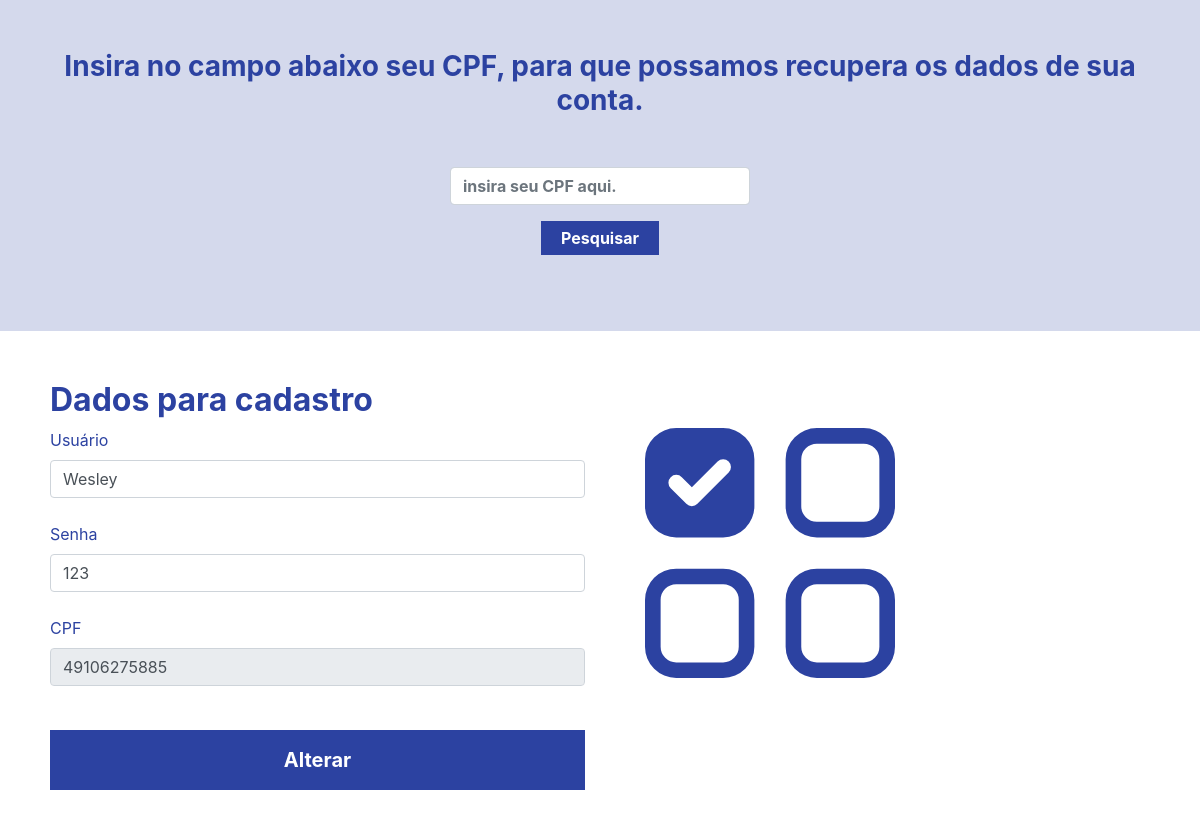
The page /Security/alterarUsuario.php?pesquisa=49106275885 on the database its author committed.
### tables this page shows
CREATE TABLE `usuario` (
  `ID` int(11) NOT NULL,
  `NOME` varchar(50) DEFAULT NULL,
  `SENHA` varchar(50) DEFAULT NULL,
  `CPF` varchar(15) DEFAULT NULL,
  `NIVEL` int(1) DEFAULT NULL,
  `IMG` varchar(50) DEFAULT NULL,
  `ATIVO` int(1) NOT NULL
);

### Security/alterarUsuario.php (the view, shortened to what this page needs)
<!DOCTYPE html>
<html lang="en">
<head>
    <link rel="stylesheet" href="../Bootstrap/css/bootstrap.min.css">
</head>
<body>
    <?php
        include("conexaoBanco.php");
        $CPF = $_GET['pesquisa'];
        $con = @mysqli_query($conexao,"SELECT * FROM usuario WHERE CPF='$CPF'");
    ?>
    <div class="container-fluid content-top">
        <h3>Insira no campo abaixo seu CPF, para que possamos recupera os dados de sua conta.</h3>
        <form class="form form-group" action="alterarUsuario.php" post="get">
            <div class="form-group d-flex justify-content-center">
                <input class="form-control search" placeholder="insira seu CPF aqui." type="search" name="pesquisa" title="insira seu CPF aqui, para pesquisar em nosso banco de dados.">
            </div>
            <input class="button-search" type="submit" value="Pesquisar" title="Clique aqui para pesquisar o seu cpf em nosso banco de dados.">
        </form>
    </div>
    <header class="container-fluid content">
        <?php while($dados = $con->fetch_array()) { ?>
            <form class="container form-2" action="validacaoAlterUser.php" method="post">
                <h2>Dados para cadastro</h2>
                <div class="row">
                    <div class="col-md-6">
                        <label>Usuário</label>
                        <input class="form-control" type="text" name="usuario" maxlength="25" value='<?php echo $dados['NOME'] ?>' title="nome de usuário para alterar!"/><br>
                        <label>Senha</label>
                        <input class="form-control" type="text" name="senha" value='<?php echo $dados['SENHA'] ?>' title="senha de usuário para alterar!"/><br>
                        <label>CPF</label>
                        <input class="form-control" type="text" name="cpf" readonly value='<?php echo $dados['CPF'] ?>' title="CPF referente a pesquisa!"/><br>
                        <input class="btn-block button" type="submit" value="Alterar" title="clique aqui para alterar os dados de usuário e voltar para a tela de login."/>
                    </div>
                    <div class="col-md-6">
                    </div>
                </div>
            </form>
        <?php } ?>
    </header>
</body>
</html>

### Security/alterarUsuario.php (style rules this page uses)
body { background-color: white; }
.content { padding: 0 50px 20px 50px; text-align: center; }
.content-top { text-align: center; background-color: RGBA(44, 66, 161, 0.2); padding: 50px; }
h3 { color: #2c42a1; font-weight: bold; }
.form { margin-top: 50px; }
.form-2 { text-align: left; padding: 50px 0; }
.search { width: 300px; font-weight: bold; }
.button-search { border-radius: none; border: none; background-color: #2c42a1; font-size: 16px; padding: 5px 20px; color: white; font-weight: bold; margin-bottom: 10px; }
label { color: #2c42a1;; }
.button { border-radius: none; border: none; background-color: #2c42a1; font-size: 20px; padding: 15px 30px; color: white; font-weight: bold; margin-bottom: 10px; margin-top: 20px; }
h2 { color: #2c42a1; font-weight: bold; }
.icon-form { width: 250px; height: 250px; color: #2c42a1; margin: 0 30px 30px 30px; }

### rows shown on the page
usuario: usuario "Wesley", senha "123", cpf "49106275885"
